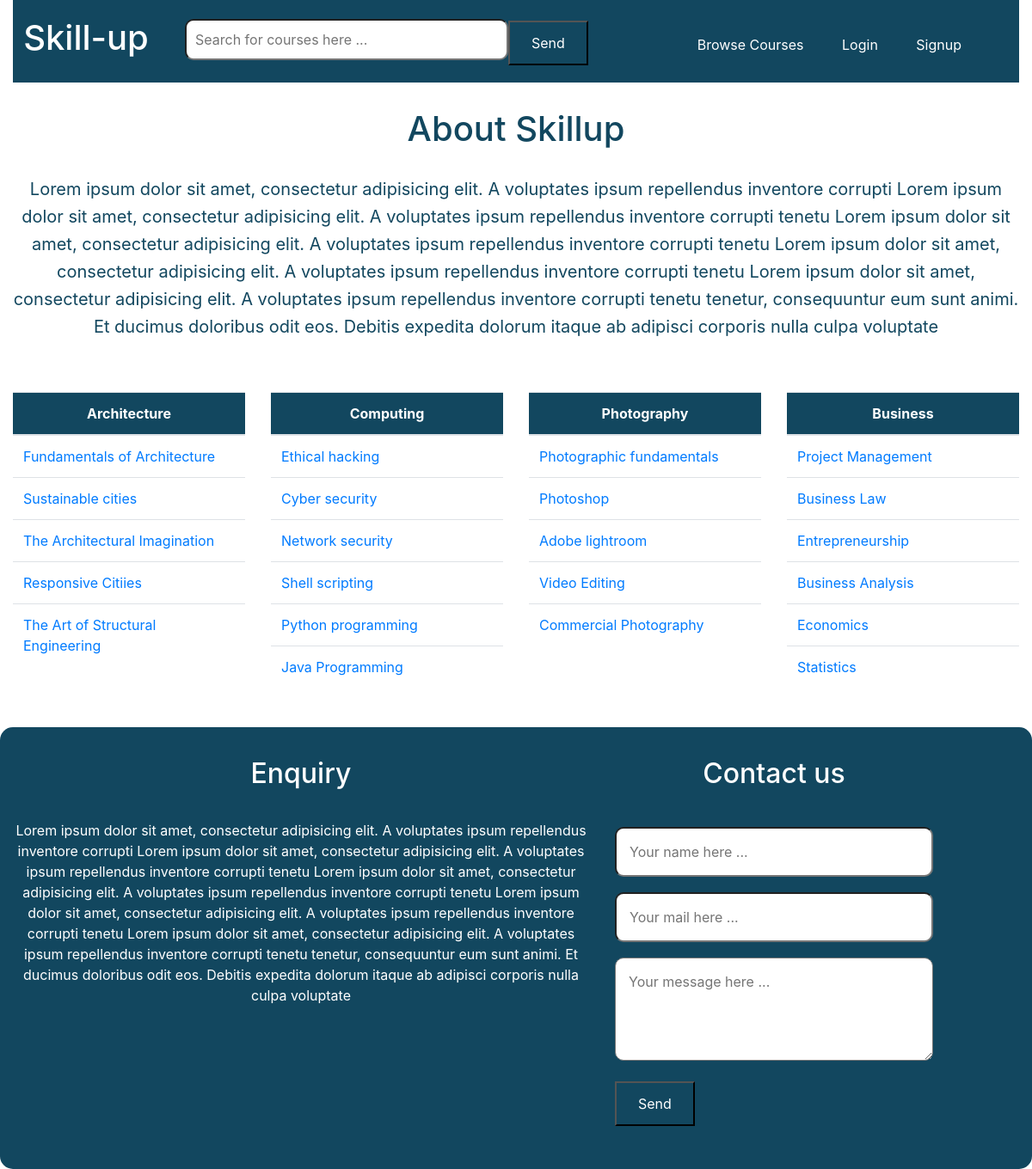
The app's page /skillup/ with its own data.
### skillup/models.py (models this page shows)
class Subject(models.Model):
    name = models.CharField(max_length=65)
    category = models.ForeignKey(Category, on_delete=models.CASCADE, null=True)

### skillup/views.py (the view)
# urls.py: path('', views.index, name="index"),
def index(request):
    context = {
        "architecture": Subject.objects.filter(category=1),
        "computing": Subject.objects.filter(category=2),
        "photography": Subject.objects.filter(category=3),
        "business": Subject.objects.filter(category=4)
    }
    return render(request, "index.html", context)

### skillup/templates/index.html (shortened to what this page needs)
{% extends 'base.html' %}
{% block content %}
<nav>
    <div class="row">
        <div class="col-md-2 title"><h1 class="text-center"><a href="{% url 'index' %}" class="title_text">Skill-up</a>
        </h1></div>
        <div class="col-md-5 srch_form">
            <form class="form-inline" method="GET" action="{% url 'search' %}">
                <input type="text" name="search_term" class="srch" placeholder="Search for courses here ...">
                <button class="contact_button">Send</button>
            </form>
        </div>
        <div class="col-md-5 text-right menu_items">
            <ul>
                <li><a href="{% url 'courses' %}">Browse Courses</a></li>
                <li><a href="{% url 'login' %}">Login</a></li>
                <li><a href="{% url 'signup' %}">Signup</a></li>
            </ul>
        </div>
    </div>
</nav>
<div class="row">
    <div class="col-md-12 banner">
        <h1 class="text-center">About Skillup</h1>
        <div class="text-center banner-content">
            Lorem ipsum dolor sit amet, consectetur adipisicing elit. A voluptates ipsum repellendus inventore corrupti
            Lorem ipsum dolor sit amet, consectetur adipisicing elit. A voluptates ipsum repellendus inventore corrupti
            tenetu Lorem ipsum dolor sit amet, consectetur adipisicing elit. A voluptates ipsum repellendus inventore
            corrupti tenetu Lorem ipsum dolor sit amet, consectetur adipisicing elit. A voluptates ipsum repellendus
            inventore corrupti tenetu Lorem ipsum dolor sit amet, consectetur adipisicing elit. A voluptates ipsum
            repellendus inventore corrupti tenetu tenetur, consequuntur eum sunt animi. Et ducimus doloribus odit eos.
            Debitis expedita dolorum itaque ab adipisci corporis nulla culpa voluptate
        </div>
    </div>
</div>
<div class="row subjects section">
    <div class="col-md-3 col-sm-12 col-xs-12">
        <table class="table">
            <thead class="table_head">
            <tr>
                <th scope="col">Architecture</th>
            </tr>
            </thead>
            <tbody>
            {%for subject in architecture %}
            <tr>
                <td><a href="{% url 'subject' subject.id %}">{{ subject.name }} </a></td>
            </tr>
            {% endfor %}
            </tbody>
        </table>
    </div>
    <div class="col-md-3 col-sm-12 col-xs-12">
        <table class="table">
            <thead class="table_head">
            <tr>
                <th scope="col">Computing</th>
            </tr>
            </thead>
            <tbody>
            {%for subject in computing %}
            <tr>
                <td><a href="{% url 'subject' subject.id %}">{{ subject.name }} </a></td>
            </tr>
            {% endfor %}
            </tbody>
        </table>
    </div>
    <div class="col-md-3 col-sm-12 col-xs-12">
        <table class="table">
            <thead class="table_head">
            <tr>
                <th scope="col">Photography</th>
            </tr>
            </thead>
            <tbody>
            {%for subject in photography %}
            <tr>
                <td><a href="{% url 'subject' subject.id %}">{{ subject.name }} </a></td>
            </tr>
            {% endfor %}
            </tbody>
        </table>
    </div>
    <div class="col-md-3 col-sm-12 col-xs-12">
        <table class="table">
            <thead class="table_head">
            <tr>
                <th scope="col">Business</th>
            </tr>
            </thead>
            <tbody>
            {%for subject in business %}
            <tr>
                <td><a href="{% url 'subject' subject.id %}">{{ subject.name }} </a></td>
            </tr>
            {% endfor %}
            </tbody>
        </table>
    </div>
</div>
<div class="row contact section">
    <div class="col-md-7 col-sm-12 col-xs-12 column">
        <h2 class="text-center">Enquiry</h2>
        <div class="text-center column_content">
            Lorem ipsum dolor sit amet, consectetur adipisicing elit. A voluptates ipsum repellendus inventore corrupti
            Lorem ipsum dolor sit amet, consectetur adipisicing elit. A voluptates ipsum repellendus inventore corrupti
            tenetu Lorem ipsum dolor sit amet, consectetur adipisicing elit. A voluptates ipsum repellendus inventore
            corrupti tenetu Lorem ipsum dolor sit amet, consectetur adipisicing elit. A voluptates ipsum repellendus
            inventore corrupti tenetu Lorem ipsum dolor sit amet, consectetur adipisicing elit. A voluptates ipsum
            repellendus inventore corrupti tenetu tenetur, consequuntur eum sunt animi. Et ducimus doloribus odit eos.
            Debitis expedita dolorum itaque ab adipisci corporis nulla culpa voluptate
        </div>
    </div>
    <div class="col-md-4 col-sm-12 col-xs-12 column">
        <div class="contact_form">
            <h2>Contact us</h2>
            <form class="column_content" action="{% url 'contact_message' %}" method="POST">
                <input type="text" name="name" class="form_group" placeholder="Your name here ...">
                <input type="text" name="email" class="form_group" placeholder="Your mail here ...">
                <textarea class="form_group" name="message" placeholder="Your message here ..."></textarea>
                <button class="contact_button">Send</button>
            </form>
        </div>
    </div>
</div>
{% endblock %}

### skillup/templates/base.html (shortened to what this page needs)
<!doctype html>
<html lang="en">
<head>
    <link rel="stylesheet" href="https://stackpath.bootstrapcdn.com/bootstrap/4.5.0/css/bootstrap.min.css"
>
    <link href="https://stackpath.bootstrapcdn.com/font-awesome/4.7.0/css/font-awesome.min.css" rel="stylesheet">
    {% load static %}
    <link rel="stylesheet" href="{% static 'skillup/css/style.css' %}" />
</head>
<body>
<div class="container-fluid">
    {% block content %}
    {% endblock %}
</div>
</body>
</html>

### skillup/static/skillup/css/style.css (style rules this page uses)
nav { background: #12475f; width:100%; height: auto; }
ul { width:80%; margin: 0 auto; padding: 0; }
ul li { list-style-type:none; display: inline-block; padding: 20px; }
.contact { background: #12475f; color: #fff; border-radius:15px; }
ul li a { color: #fff; text-decoration: none; }
.title { color: #fff; margin-top: 13px; }
.title_text { color: #fff; }
.banner { color: #12475f; }
.table_head { background: #12475f; color: #fff; text-align: center; }
.banner { margin-top: 30px; }
.banner-content { margin-top: 30px; line-height: 32px; font-size: 20px; }
.section { margin-top: 30px; }
.subjects { padding-top:30px; }
.contact_form { display: flex; flex-direction: column; align-items: center; padding-bottom: 50px; }
.srch_form { margin-top: 22px; margin-bottom: 10px; }
.srch { border-radius: 10px; margin-bottom: 8px; padding: 10px; width: 80%; }
.title { margin-top: 20px; margin-bottom: 20px; }
.menu_items { margin-top:20px; }
.form_group { border-radius: 10px; margin-bottom: 18px; padding: 15px; width: 100%; }
textarea.form_group { height: 120px; }
.contact_button { background:#12475f; padding: 12px 25px; text-align: center; color: #fff; }
.column { padding-top:35px; }
.column_content { margin-top: 35px; }

### records on screen
Subject: name "Fundamentals of Architecture"
Subject: name "Sustainable cities"
Subject: name "The Architectural Imagination"
Subject: name "Responsive Citiies"
Subject: name "The Art of Structural Engineering"
Subject: name "Ethical hacking"
Subject: name "Cyber security"
Subject: name "Network security"
Subject: name "Shell scripting"
Subject: name "Python programming"
Subject: name "Java Programming"
Subject: name "Photographic fundamentals"
Subject: name "Photoshop"
Subject: name "Adobe lightroom"
Subject: name "Video Editing"
Subject: name "Commercial Photography"
Subject: name "Project Management"
Subject: name "Business Law"
Subject: name "Entrepreneurship"
Subject: name "Business Analysis"
Subject: name "Economics"
Subject: name "Statistics"
